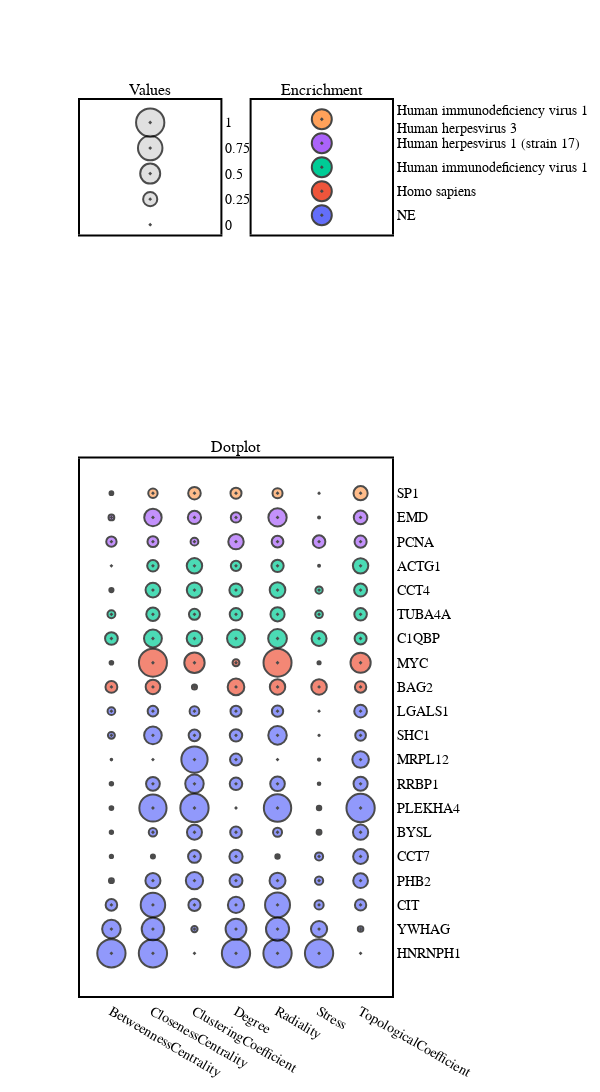

The code cell stored with this chart in its notebook:
### Code cell
import plotly.express as px
import plotly.subplots as sp

# Create figures in Express
figure1 = fig_dots
figure2 = fig_radius
figure3 = fig_legend

# For as many traces that exist per Express figure, get the traces from each plot and store them in an array.
# This is essentially breaking down the Express fig into it's traces
figure1_traces = []
figure2_traces = []
figure3_traces = []

for trace in range(len(figure1["data"])):
    figure1_traces.append(figure1["data"][trace])
for trace in range(len(figure2["data"])):
    figure2_traces.append(figure2["data"][trace])
for trace in range(len(figure3["data"])):
    figure3_traces.append(figure3["data"][trace])

#Create a 1x2 subplot
# fig = sp.make_subplots(rows=2, cols=1, row_heights=[0.9, 0.1]) 

fig = sp.make_subplots(
    rows=2, cols=2, row_heights=[.2,.8],
    specs=[[{}, {}],
           [{"colspan": 2}, None]],
    subplot_titles=("Values","Encrichment", "Dotplot"))




# Get the Express fig broken down as traces and add the traces to the proper plot within in the subplot
for traces in figure1_traces:
    fig.append_trace(traces, row=2, col=1)
for traces in figure2_traces:
    fig.append_trace(traces, row=1, col=1)
for traces in figure3_traces:
    fig.append_trace(traces, row=1, col=2)

    
# Size of the plot   
fig.update_layout(
    title=None,
    autosize=False,
    width=600,
    height=1200,
    # paper_bgcolor='rgba(0,0,0,0)',
    plot_bgcolor='rgba(0,0,0,0)',
    # xaxis=dict(
    #     title="Centralities"
    # ),
    # yaxis=dict(
    #     title="Protein"
    # ),
    font=dict(
        family="Arial",
        size=14,
        color="black"
    )
)
    
    
# # Update legend
# fig.update_layout(
#     legend=dict(
#         orientation="h",
#     yanchor="bottom",
#     y=1.02,
#     xanchor="right",
#     x=1,
#         traceorder="reversed",
#         title_font_family="Times New Roman",
#         font=dict(
#             family="Arial",
#             size=12,
#             color="black"
#         ),
#         bgcolor="rgba(0,0,0,0)",
#         bordercolor="Black",
#         borderwidth=2
#     )
# )

fig.update_layout(showlegend=False)
fig.update_yaxes(tick0=0, dtick=0.25)
# fig.update_xaxes(tick0=0, dtick=10)
# fig.update_xaxes(visible=False)
fig.update_yaxes(ticklabelposition="outside right", side= 'right')

fig.update_xaxes(showline=True, linewidth=2, linecolor='black', mirror=True)
fig.update_yaxes(showline=True, linewidth=2, linecolor='black', mirror=True)

    
#the subplot as shown in the above image
fig

### Figure 1 — Plotly figure (JSON) as saved in the notebook; plotly's stock layout.template omitted (floating-point values rounded to 4 significant figures)
{"data": [{"customdata": [["1.0<br>BetweennessCentrality"], ["0.43<br>BetweennessCentrality"], ["0.17<br>BetweennessCentrality"], ["0.03<br>BetweennessCentrality"], ["0.01<br>BetweennessCentrality"], ["0.01<br>BetweennessCentrality"], ["0.02<br>BetweennessCentrality"], ["0.01<br>BetweennessCentrality"], ["0.0<br>BetweennessCentrality"], ["0.06<br>BetweennessCentrality"], ["0.07<br>BetweennessCentrality"], ["1.0<br>ClosenessCentrality"], ["0.63<br>ClosenessCentrality"], ["0.75<br>ClosenessCentrality"], ["0.28<br>ClosenessCentrality"], ["0.02<br>ClosenessCentrality"], ["0.09<br>ClosenessCentrality"], ["0.93<br>ClosenessCentrality"], ["0.24<br>ClosenessCentrality"], ["0.0<br>ClosenessCentrality"], ["0.39<br>ClosenessCentrality"], ["0.14<br>ClosenessCentrality"], ["0.0<br>ClusteringCoefficient"], ["0.05<br>ClusteringCoefficient"], ["0.18<br>ClusteringCoefficient"], ["0.37<br>ClusteringCoefficient"], ["0.21<br>ClusteringCoefficient"], ["0.28<br>ClusteringCoefficient"], ["1.0<br>ClusteringCoefficient"], ["0.43<br>ClusteringCoefficient"], ["0.86<br>ClusteringCoefficient"], ["0.17<br>ClusteringCoefficient"], ["0.12<br>ClusteringCoefficient"], ["1.0<br>Degree"], ["0.54<br>Degree"], ["0.33<br>Degree"], ["0.21<br>Degree"], ["0.22<br>Degree"], ["0.17<br>Degree"], ["0.0<br>Degree"], ["0.2<br>Degree"], ["0.18<br>Degree"], ["0.19<br>Degree"], ["0.15<br>Degree"], ["1.0<br>Radiality"], ["0.67<br>Radiality"], ["0.78<br>Radiality"], ["0.32<br>Radiality"], ["0.02<br>Radiality"], ["0.1<br>Radiality"], ["0.94<br>Radiality"], ["0.27<br>Radiality"], ["0.0<br>Radiality"], ["0.43<br>Radiality"], ["0.16<br>Radiality"], ["1.0<br>Stress"], ["0.33<br>Stress"], ["0.11<br>Stress"], ["0.09<br>Stress"], ["0.08<br>Stress"], ["0.03<br>Stress"], ["0.02<br>Stress"], ["0.01<br>Stress"], ["0.01<br>Stress"], ["0.0<br>Stress"], ["0.0<br>Stress"], ["0.0<br>TopologicalCoefficient"], ["0.04<br>TopologicalCoefficient"], ["0.16<br>TopologicalCoefficient"], ["0.27<br>TopologicalCoefficient"], ["0.28<br>TopologicalCoefficient"], ["0.29<br>TopologicalCoefficient"], ["1.0<br>TopologicalCoefficient"], ["0.25<br>TopologicalCoefficient"], ["0.34<br>TopologicalCoefficient"], ["0.14<br>TopologicalCoefficient"], ["0.2<br>TopologicalCoefficient"]], "hovertemplate": "Encrichment=NE<br>Centrality=%{x}<br>Protein=%{y}<br>Value=%{marker.size}<br>Info=%{customdata[0]}<extra></extra>", "legendgroup": "NE", "marker": {"color": "#636efa", "line": {"color": "rgba(0, 0, 0, 1)", "width": 2}, "size": [1, 0.4306, 0.1669, 0.0303, 0.01346, 0.01406, 0.01746, 0.01476, 0.003303, 0.06094, 0.07416, 1, 0.6312, 0.7486, 0.284, 0.02068, 0.08777, 0.9266, 0.237, 0, 0.3897, 0.1396, 0, 0.04924, 0.1847, 0.3713, 0.2051, 0.2816, 1, 0.4283, 0.8626, 0.1697, 0.1188, 1, 0.5423, 0.33, 0.2086, 0.2188, 0.17, 0, 0.1967, 0.1792, 0.1939, 0.1526, 1, 0.6681, 0.7779, 0.3181, 0.02424, 0.1017, 0.9369, 0.2676, 0, 0.4289, 0.1603, 1, 0.3284, 0.1061, 0.0859, 0.08292, 0.0294, 0.02486, 0.008735, 0.006764, 0.001617, 0, 0, 0.03827, 0.1609, 0.2727, 0.2782, 0.2903, 1, 0.25, 0.343, 0.1443, 0.2021], "sizemode": "area", "sizeref": 0.0025, "symbol": 200}, "mode": "markers", "name": "NE", "orientation": "v", "showlegend": true, "type": "scatter", "x": ["BetweennessCentrality", "BetweennessCentrality", "BetweennessCentrality", "BetweennessCentrality", "BetweennessCentrality", "BetweennessCentrality", "BetweennessCentrality", "BetweennessCentrality", "BetweennessCentrality", "BetweennessCentrality", "BetweennessCentrality", "ClosenessCentrality", "ClosenessCentrality", "ClosenessCentrality", "ClosenessCentrality", "ClosenessCentrality", "ClosenessCentrality", "ClosenessCentrality", "ClosenessCentrality", "ClosenessCentrality", "ClosenessCentrality", "ClosenessCentrality", "ClusteringCoefficient", "ClusteringCoefficient", "ClusteringCoefficient", "ClusteringCoefficient", "ClusteringCoefficient", "ClusteringCoefficient", "ClusteringCoefficient", "ClusteringCoefficient", "ClusteringCoefficient", "ClusteringCoefficient", "ClusteringCoefficient", "Degree", "Degree", "Degree", "Degree", "Degree", "Degree", "Degree", "Degree", "Degree", "Degree", "Degree", "Radiality", "Radiality", "Radiality", "Radiality", "Radiality", "Radiality", "Radiality", "Radiality", "Radiality", "Radiality", "Radiality", "Stress", "Stress", "Stress", "Stress", "Stress", "Stress", "Stress", "Stress", "Stress", "Stress", "Stress", "TopologicalCoefficient", "TopologicalCoefficient", "TopologicalCoefficient", "TopologicalCoefficient", "TopologicalCoefficient", "TopologicalCoefficient", "TopologicalCoefficient", "TopologicalCoefficient", "TopologicalCoefficient", "TopologicalCoefficient", "TopologicalCoefficient"], "xaxis": "x3", "y": ["HNRNPH1", "YWHAG", "CIT", "PHB2", "CCT7", "BYSL", "PLEKHA4", "RRBP1", "MRPL12", "SHC1", "LGALS1", "HNRNPH1", "YWHAG", "CIT", "PHB2", "CCT7", "BYSL", "PLEKHA4", "RRBP1", "MRPL12", "SHC1", "LGALS1", "HNRNPH1", "YWHAG", "CIT", "PHB2", "CCT7", "BYSL", "PLEKHA4", "RRBP1", "MRPL12", "SHC1", "LGALS1", "HNRNPH1", "YWHAG", "CIT", "PHB2", "CCT7", "BYSL", "PLEKHA4", "RRBP1", "MRPL12", "SHC1", "LGALS1", "HNRNPH1", "YWHAG", "CIT", "PHB2", "CCT7", "BYSL", "PLEKHA4", "RRBP1", "MRPL12", "SHC1", "LGALS1", "HNRNPH1", "YWHAG", "CIT", "PHB2", "CCT7", "BYSL", "PLEKHA4", "RRBP1", "MRPL12", "SHC1", "LGALS1", "HNRNPH1", "YWHAG", "CIT", "PHB2", "CCT7", "BYSL", "PLEKHA4", "RRBP1", "MRPL12", "SHC1", "LGALS1"], "yaxis": "y3"}, {"customdata": [["0.18<br>BetweennessCentrality"], ["0.02<br>BetweennessCentrality"], ["0.27<br>ClosenessCentrality"], ["0.98<br>ClosenessCentrality"], ["0.03<br>ClusteringCoefficient"], ["0.52<br>ClusteringCoefficient"], ["0.35<br>Degree"], ["0.06<br>Degree"], ["0.3<br>Radiality"], ["0.98<br>Radiality"], ["0.3<br>Stress"], ["0.01<br>Stress"], ["0.16<br>TopologicalCoefficient"], ["0.51<br>TopologicalCoefficient"]], "hovertemplate": "Encrichment=Homo sapiens<br>Centrality=%{x}<br>Protein=%{y}<br>Value=%{marker.size}<br>Info=%{customdata[0]}<extra></extra>", "legendgroup": "Homo sapiens", "marker": {"color": "#EF553B", "line": {"color": "rgba(0, 0, 0, 1)", "width": 2}, "size": [0.1766, 0.0165, 0.265, 0.9806, 0.03254, 0.5182, 0.3474, 0.06066, 0.2978, 0.9834, 0.3005, 0.01255, 0.1634, 0.509], "sizemode": "area", "sizeref": 0.0025, "symbol": 200}, "mode": "markers", "name": "Homo sapiens", "orientation": "v", "showlegend": true, "type": "scatter", "x": ["BetweennessCentrality", "BetweennessCentrality", "ClosenessCentrality", "ClosenessCentrality", "ClusteringCoefficient", "ClusteringCoefficient", "Degree", "Degree", "Radiality", "Radiality", "Stress", "Stress", "TopologicalCoefficient", "TopologicalCoefficient"], "xaxis": "x3", "y": ["BAG2", "MYC", "BAG2", "MYC", "BAG2", "MYC", "BAG2", "MYC", "BAG2", "MYC", "BAG2", "MYC", "BAG2", "MYC"], "yaxis": "y3"}, {"customdata": [["0.2<br>BetweennessCentrality"], ["0.08<br>BetweennessCentrality"], ["0.02<br>BetweennessCentrality"], ["0.0<br>BetweennessCentrality"], ["0.4<br>ClosenessCentrality"], ["0.22<br>ClosenessCentrality"], ["0.27<br>ClosenessCentrality"], ["0.17<br>ClosenessCentrality"], ["0.3<br>ClusteringCoefficient"], ["0.15<br>ClusteringCoefficient"], ["0.29<br>ClusteringCoefficient"], ["0.3<br>ClusteringCoefficient"], ["0.4<br>Degree"], ["0.2<br>Degree"], ["0.22<br>Degree"], ["0.13<br>Degree"], ["0.44<br>Radiality"], ["0.25<br>Radiality"], ["0.31<br>Radiality"], ["0.19<br>Radiality"], ["0.28<br>Stress"], ["0.07<br>Stress"], ["0.07<br>Stress"], ["0.0<br>Stress"], ["0.18<br>TopologicalCoefficient"], ["0.2<br>TopologicalCoefficient"], ["0.21<br>TopologicalCoefficient"], ["0.3<br>TopologicalCoefficient"]], "hovertemplate": "Encrichment=Human immunodeficiency virus 1<br>Centrality=%{x}<br>Protein=%{y}<br>Value=%{marker.size}<br>Info=%{customdata[0]}<extra></extra>", "legendgroup": "Human immunodeficiency virus 1", "marker": {"color": "#00cc96", "line": {"color": "rgba(0, 0, 0, 1)", "width": 2}, "size": [0.2026, 0.07877, 0.02192, 0, 0.4, 0.2222, 0.2736, 0.1653, 0.3032, 0.1531, 0.2945, 0.2989, 0.3998, 0.1985, 0.2206, 0.1342, 0.4395, 0.2515, 0.307, 0.189, 0.2794, 0.07265, 0.06658, 0.004866, 0.1795, 0.1981, 0.2106, 0.2983], "sizemode": "area", "sizeref": 0.0025, "symbol": 200}, "mode": "markers", "name": "Human immunodeficiency virus 1", "orientation": "v", "showlegend": true, "type": "scatter", "x": ["BetweennessCentrality", "BetweennessCentrality", "BetweennessCentrality", "BetweennessCentrality", "ClosenessCentrality", "ClosenessCentrality", "ClosenessCentrality", "ClosenessCentrality", "ClusteringCoefficient", "ClusteringCoefficient", "ClusteringCoefficient", "ClusteringCoefficient", "Degree", "Degree", "Degree", "Degree", "Radiality", "Radiality", "Radiality", "Radiality", "Stress", "Stress", "Stress", "Stress", "TopologicalCoefficient", "TopologicalCoefficient", "TopologicalCoefficient", "TopologicalCoefficient"], "xaxis": "x3", "y": ["C1QBP", "TUBA4A", "CCT4", "ACTG1", "C1QBP", "TUBA4A", "CCT4", "ACTG1", "C1QBP", "TUBA4A", "CCT4", "ACTG1", "C1QBP", "TUBA4A", "CCT4", "ACTG1", "C1QBP", "TUBA4A", "CCT4", "ACTG1", "C1QBP", "TUBA4A", "CCT4", "ACTG1", "C1QBP", "TUBA4A", "CCT4", "ACTG1"], "yaxis": "y3"}, {"customdata": [["0.13<br>BetweennessCentrality"], ["0.04<br>BetweennessCentrality"], ["0.15<br>ClosenessCentrality"], ["0.38<br>ClosenessCentrality"], ["0.08<br>ClusteringCoefficient"], ["0.22<br>ClusteringCoefficient"], ["0.3<br>Degree"], ["0.14<br>Degree"], ["0.17<br>Radiality"], ["0.42<br>Radiality"], ["0.2<br>Stress"], ["0.01<br>Stress"], ["0.18<br>TopologicalCoefficient"], ["0.23<br>TopologicalCoefficient"]], "hovertemplate": "Encrichment=Human herpesvirus 1 (strain 17)<br>Centrality=%{x}<br>Protein=%{y}<br>Value=%{marker.size}<br>Info=%{customdata[0]}<extra></extra>", "legendgroup": "Human herpesvirus 1 (strain 17)", "marker": {"color": "#ab63fa", "line": {"color": "rgba(0, 0, 0, 1)", "width": 2}, "size": [0.1348, 0.04219, 0.1502, 0.3808, 0.07605, 0.2201, 0.2969, 0.1351, 0.1721, 0.4197, 0.1981, 0.005119, 0.1835, 0.2316], "sizemode": "area", "sizeref": 0.0025, "symbol": 200}, "mode": "markers", "name": "Human herpesvirus 1 (strain 17)", "orientation": "v", "showlegend": true, "type": "scatter", "x": ["BetweennessCentrality", "BetweennessCentrality", "ClosenessCentrality", "ClosenessCentrality", "ClusteringCoefficient", "ClusteringCoefficient", "Degree", "Degree", "Radiality", "Radiality", "Stress", "Stress", "TopologicalCoefficient", "TopologicalCoefficient"], "xaxis": "x3", "y": ["PCNA", "EMD", "PCNA", "EMD", "PCNA", "EMD", "PCNA", "EMD", "PCNA", "EMD", "PCNA", "EMD", "PCNA", "EMD"], "yaxis": "y3"}, {"customdata": [["0.02<br>BetweennessCentrality"], ["0.11<br>ClosenessCentrality"], ["0.2<br>ClusteringCoefficient"], ["0.15<br>Degree"], ["0.13<br>Radiality"], ["0.0<br>Stress"], ["0.25<br>TopologicalCoefficient"]], "hovertemplate": "Encrichment=Human immunodeficiency virus 1<br>Human herpesvirus 3<br>Centrality=%{x}<br>Protein=%{y}<br>Value=%{marker.size}<br>Info=%{customdata[0]}<extra></extra>", "legendgroup": "Human immunodeficiency virus 1<br>Human herpesvirus 3", "marker": {"color": "#FFA15A", "line": {"color": "rgba(0, 0, 0, 1)", "width": 2}, "size": [0.01794, 0.11, 0.1979, 0.1526, 0.1269, 0.00129, 0.2513], "sizemode": "area", "sizeref": 0.0025, "symbol": 200}, "mode": "markers", "name": "Human immunodeficiency virus 1<br>Human herpesvirus 3", "orientation": "v", "showlegend": true, "type": "scatter", "x": ["BetweennessCentrality", "ClosenessCentrality", "ClusteringCoefficient", "Degree", "Radiality", "Stress", "TopologicalCoefficient"], "xaxis": "x3", "y": ["SP1", "SP1", "SP1", "SP1", "SP1", "SP1", "SP1"], "yaxis": "y3"}, {"hovertemplate": "x=%{x}<br>y=%{y}<br>size=%{marker.size}<extra></extra>", "legendgroup": "", "marker": {"color": "lightgray", "line": {"color": "rgba(0, 0, 0, 1)", "width": 2}, "size": [0, 0.25, 0.5, 0.75, 1], "sizemode": "area", "sizeref": 0.0025, "symbol": 200}, "mode": "markers", "name": "", "orientation": "v", "showlegend": false, "type": "scatter", "x": ["", "", "", "", ""], "xaxis": "x", "y": [0, 0.25, 0.5, 0.75, 1], "yaxis": "y"}, {"marker": {"color": ["#636efa", "#EF553B", "#00cc96", "#ab63fa", "#FFA15A"], "line": {"width": 2}, "size": 20, "symbol": 200}, "mode": "markers", "type": "scatter", "x": ["", "", "", "", ""], "xaxis": "x2", "y": ["NE", "Homo sapiens", "Human immunodeficiency virus 1", "Human herpesvirus 1 (strain 17)", "Human immunodeficiency virus 1<br>Human herpesvirus 3"], "yaxis": "y2"}], "layout": {"annotations": [{"font": {"size": 16}, "showarrow": false, "text": "Values", "x": 0.225, "xanchor": "center", "xref": "paper", "y": 1, "yanchor": "bottom", "yref": "paper"}, {"font": {"size": 16}, "showarrow": false, "text": "Encrichment", "x": 0.775, "xanchor": "center", "xref": "paper", "y": 1, "yanchor": "bottom", "yref": "paper"}, {"font": {"size": 16}, "showarrow": false, "text": "Dotplot", "x": 0.5, "xanchor": "center", "xref": "paper", "y": 0.6, "yanchor": "bottom", "yref": "paper"}], "autosize": false, "font": {"color": "black", "family": "Arial", "size": 14}, "height": 1200, "plot_bgcolor": "rgba(0, 0, 0, 0)", "showlegend": false, "title": {}, "width": 600, "xaxis": {"anchor": "y", "autorange": true, "domain": [0, 0.45], "linecolor": "black", "linewidth": 2, "mirror": true, "range": [-1, 1], "showline": true, "type": "category"}, "xaxis2": {"anchor": "y2", "autorange": true, "domain": [0.55, 1], "linecolor": "black", "linewidth": 2, "mirror": true, "range": [-1, 1], "showline": true, "type": "category"}, "xaxis3": {"anchor": "y3", "autorange": true, "domain": [0, 1], "linecolor": "black", "linewidth": 2, "mirror": true, "range": [-0.7806, 6.781], "showline": true, "type": "category"}, "yaxis": {"anchor": "x", "autorange": true, "domain": [0.85, 1], "dtick": 0.25, "linecolor": "black", "linewidth": 2, "mirror": true, "range": [-0.09053, 1.201], "showline": true, "side": "right", "tick0": 0, "ticklabelposition": "outside right", "type": "linear"}, "yaxis2": {"anchor": "x2", "autorange": true, "domain": [0.85, 1], "dtick": 0.25, "linecolor": "black", "linewidth": 2, "mirror": true, "range": [-0.7298, 4.73], "showline": true, "side": "right", "tick0": 0, "ticklabelposition": "outside right", "type": "category"}, "yaxis3": {"anchor": "x3", "autorange": true, "domain": [0, 0.6], "dtick": 0.25, "linecolor": "black", "linewidth": 2, "mirror": true, "range": [-1.689, 20.4], "showline": true, "side": "right", "tick0": 0, "ticklabelposition": "outside right", "type": "category"}}}
